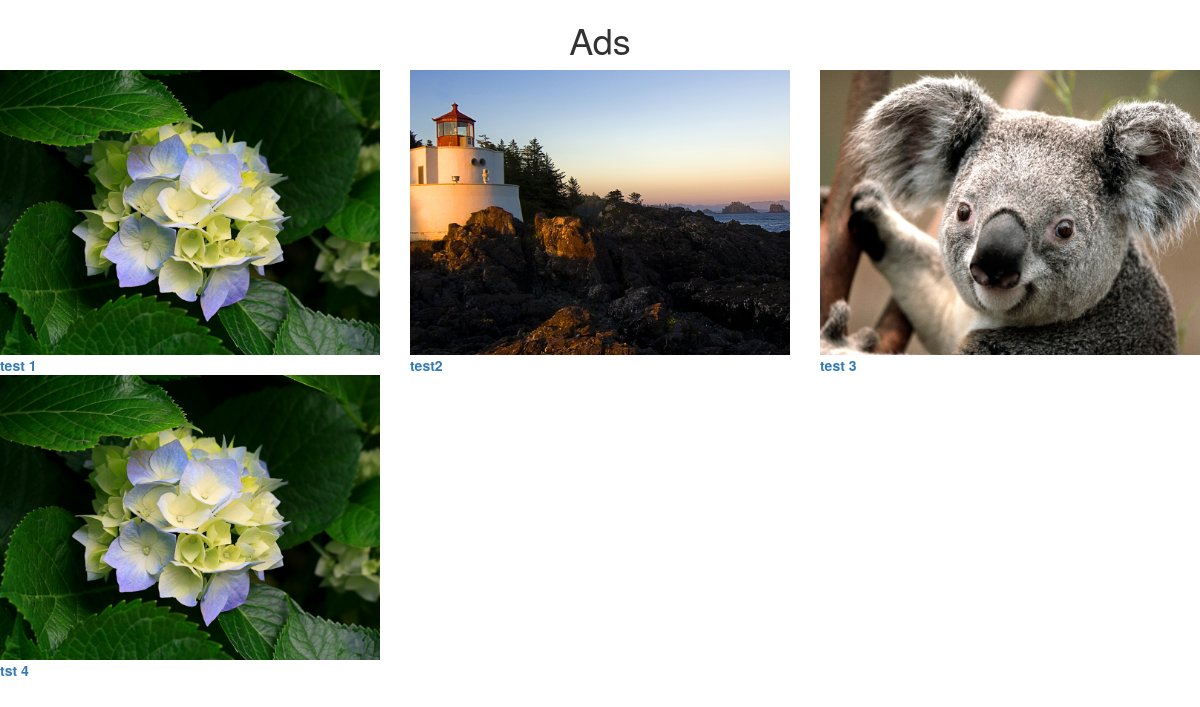
The page / on the database its author committed.
### tables this page shows
CREATE TABLE `ads` (
  `id` int(11) NOT NULL,
  `image` varchar(100) NOT NULL,
  `description` text NOT NULL,
  `created_at` timestamp NOT NULL DEFAULT CURRENT_TIMESTAMP,
  `created_by` int(11) NOT NULL
);

### classes/DBSettings.php (called while the page is built, shortened)
<?php
class DatabaseSettings
{
function getSettings()
{
$settings['dbhost'] = 'localhost';
$settings['dbname'] = 'task';
$settings['dbusername'] = 'root';
$settings['dbpassword'] = '';
return $settings;
}
}
?>

### classes/DBClass.php (called while the page is built, shortened)
<?php
require_once( 'DBSettings.php' );
class DBClass extends DatabaseSettings
{
	var $link;
	function __construct()
	{
		$settings = DatabaseSettings::getSettings();
		$host = $settings['dbhost'];
		$name = $settings['dbname'];
		$user = $settings['dbusername'];
		$pass = $settings['dbpassword'];
		$this->link = new mysqli( $host , $user , $pass , $name );
	}
	function query( $query )
	{
		return $this->link->query( $query );
	}
	function fetchAll( $result , $resultType = MYSQLI_ASSOC )
	{
		return $result->fetch_all( $resultType );
	}
	function sql_error()
	{
		if( empty( $error ) )
		{
			return false;
		}else{
		return $errno . ' : ' . $error;
		}
	}
}
?>

### classes/Functions.php (called while the page is built, shortened)
<?php
require_once( 'DBClass.php' );
class Core extends DBClass
{
	public function get_where($table = 'ads',$selected='*',$cond = array(),$orders=array(),$limit=0)
	{
		$query = "SELECT $selected FROM $table ";
		$data = $this->query($query);
		$error = $this->sql_error($query);
		if ($error) {
			echo $error;
			die();
		}elseif ($data->num_rows == 0 ) {
			return false;
		}else{
			$data = $this->fetchAll($data);
			return $data;
		}
	}
}

### classes/Factory.php (the view, shortened to what this page needs)
<?php
class AdsBody
{
    private $adsId;
    private $adsImage;
    private $adsDescription;
    public function __construct($adsId , $Image, $Description)
    {
        $this->adsId = $adsId;
        $this->adsImage = $Image;
        $this->adsDescription = $Description;
    }
    public function getImageAndDescription()
    {
        echo '
                    <a href="ads.php?id='.$this->adsId.'">
                    <img src="uploads/'.$this->adsImage.'" class="img img-responsive" style="max-height:500px;    margin: auto;">
                    <b>'.$this->adsDescription.'</b>
                    </a>
                 ';
    }
}

### index.php (shortened to what this page needs)
<?php
require_once( 'classes/Functions.php' );
require_once( 'classes/Factory.php' );
$core = new Core();
$ads = $core->get_where('ads');
?>
<!DOCTYPE html>
<html>
<head>
	<link rel="stylesheet" type="text/css" href="assets/css/bootstrap.css">
</head>
<body>
	<h1 class="text-center">Ads</h1>
	<div class="row">
		<?php
		if ($ads) {
			foreach ($ads as   $value) {
				$factory = AdsBodyFactory::create($value['id'] , $value['image'] , $value['description']);
				echo '<div class="col-lg-4">';
				print($factory->getImageAndDescription());
				echo '</div>';
			}
		}
		?>
	</div>
</body>
</html>

### rows shown on the page
ads: image (picture), description "test 1"
ads: image (picture), description "test2"
ads: image (picture), description "test 3"
ads: image (picture), description "tst 4"
